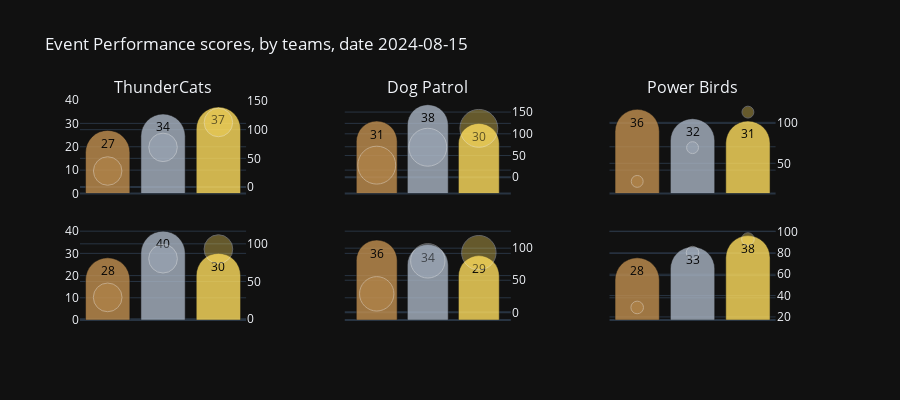

Notebook code cell kept with this figure:
### Code cell
score_figure(df_eventteams_scores, 'performance', scatter_opacity=0.5)

### Figure 1 — Plotly figure (JSON) as saved in the notebook; plotly's stock layout.template omitted (floating-point values rounded to 4 significant figures)
{"data": [{"customdata": [[38, "bronze"], [47, "silver"], [51, "gold"]], "hovertemplate": "<br><i>Total medals</i>: %{customdata[0]} %{customdata[1]}", "marker": {"color": ["rgb(194, 144, 80)", "rgb(169, 180, 195)", "rgb(255, 222, 94)", "rgb(0, 0, 0)"]}, "name": "<b>Event A</b>", "opacity": 0.8, "text": [27, 34, 37], "textangle": 0, "textfont": {"color": "black"}, "textposition": "inside", "type": "bar", "x": ["Bronze", "Silver", "Gold"], "xaxis": "x", "y": [27, 34, 37], "yaxis": "y"}, {"customdata": [[27, 73.91, 184, 209.6], [34, 73.91, 184, 209.6], [37, 73.91, 184, 209.6]], "hovertemplate": "<br><i>Medal distribution</i>: %{customdata[0]}%<br><i>Participation</i>: %{customdata[1]}%<br><i>Team players</i>: %{customdata[2]}<br><br><b>Team Score</b>: %{customdata[3]}", "marker": {"color": ["rgb(194, 144, 80)", "rgb(169, 180, 195)", "rgb(255, 222, 94)"], "line": {"color": "white"}, "size": [28.5, 28.5, 28.5]}, "mode": "markers", "name": "<b>Team metrics</b>", "opacity": 0.5, "type": "scatter", "x": ["Bronze", "Silver", "Gold"], "xaxis": "x", "y": [27.94, 69.12, 112.5], "yaxis": "y2"}, {"customdata": [[59, "bronze"], [73, "silver"], [58, "gold"]], "hovertemplate": "<br><i>Total medals</i>: %{customdata[0]} %{customdata[1]}", "marker": {"color": ["rgb(194, 144, 80)", "rgb(169, 180, 195)", "rgb(255, 222, 94)", "rgb(0, 0, 0)"]}, "name": "<b>Event A</b>", "opacity": 0.8, "text": [31, 38, 30], "textangle": 0, "textfont": {"color": "black"}, "textposition": "inside", "type": "bar", "x": ["Bronze", "Silver", "Gold"], "xaxis": "x2", "y": [31, 38, 30], "yaxis": "y3"}, {"customdata": [[31, 80.51, 236, 199.5], [38, 80.51, 236, 199.5], [30, 80.51, 236, 199.5]], "hovertemplate": "<br><i>Medal distribution</i>: %{customdata[0]}%<br><i>Participation</i>: %{customdata[1]}%<br><i>Team players</i>: %{customdata[2]}<br><br><b>Team Score</b>: %{customdata[3]}", "marker": {"color": ["rgb(194, 144, 80)", "rgb(169, 180, 195)", "rgb(255, 222, 94)"], "line": {"color": "white"}, "size": [37.9, 37.9, 37.9]}, "mode": "markers", "name": "<b>Team metrics</b>", "opacity": 0.5, "type": "scatter", "x": ["Bronze", "Silver", "Gold"], "xaxis": "x2", "y": [27.94, 69.12, 112.5], "yaxis": "y4"}, {"customdata": [[22, "bronze"], [20, "silver"], [19, "gold"]], "hovertemplate": "<br><i>Total medals</i>: %{customdata[0]} %{customdata[1]}", "marker": {"color": ["rgb(194, 144, 80)", "rgb(169, 180, 195)", "rgb(255, 222, 94)", "rgb(0, 0, 0)"]}, "name": "<b>Event A</b>", "opacity": 0.8, "text": [36, 32, 31], "textangle": 0, "textfont": {"color": "black"}, "textposition": "inside", "type": "bar", "x": ["Bronze", "Silver", "Gold"], "xaxis": "x3", "y": [36, 32, 31], "yaxis": "y5"}, {"customdata": [[36, 75.31, 81, 195.1], [32, 75.31, 81, 195.1], [31, 75.31, 81, 195.1]], "hovertemplate": "<br><i>Medal distribution</i>: %{customdata[0]}%<br><i>Participation</i>: %{customdata[1]}%<br><i>Team players</i>: %{customdata[2]}<br><br><b>Team Score</b>: %{customdata[3]}", "marker": {"color": ["rgb(194, 144, 80)", "rgb(169, 180, 195)", "rgb(255, 222, 94)"], "line": {"color": "white"}, "size": [11.9, 11.9, 11.9]}, "mode": "markers", "name": "<b>Team metrics</b>", "opacity": 0.5, "type": "scatter", "x": ["Bronze", "Silver", "Gold"], "xaxis": "x3", "y": [27.94, 69.12, 112.5], "yaxis": "y6"}, {"customdata": [[41, "bronze"], [57, "silver"], [44, "gold"]], "hovertemplate": "<br><i>Total medals</i>: %{customdata[0]} %{customdata[1]}", "marker": {"color": ["rgb(194, 144, 80)", "rgb(169, 180, 195)", "rgb(255, 222, 94)", "rgb(0, 0, 0)"]}, "name": "<b>Event B</b>", "opacity": 0.8, "text": [28, 40, 30], "textangle": 0, "textfont": {"color": "black"}, "textposition": "inside", "type": "bar", "x": ["Bronze", "Silver", "Gold"], "xaxis": "x4", "y": [28, 40, 30], "yaxis": "y7"}, {"customdata": [[28, 77.17, 184, 202.1], [40, 77.17, 184, 202.1], [30, 77.17, 184, 202.1]], "hovertemplate": "<br><i>Medal distribution</i>: %{customdata[0]}%<br><i>Participation</i>: %{customdata[1]}%<br><i>Team players</i>: %{customdata[2]}<br><br><b>Team Score</b>: %{customdata[3]}", "marker": {"color": ["rgb(194, 144, 80)", "rgb(169, 180, 195)", "rgb(255, 222, 94)"], "line": {"color": "white"}, "size": [28.7, 28.7, 28.7]}, "mode": "markers", "name": "<b>Team metrics</b>", "opacity": 0.5, "type": "scatter", "x": ["Bronze", "Silver", "Gold"], "xaxis": "x4", "y": [28.87, 80.28, 92.97], "yaxis": "y8"}, {"customdata": [[66, "bronze"], [61, "silver"], [52, "gold"]], "hovertemplate": "<br><i>Total medals</i>: %{customdata[0]} %{customdata[1]}", "marker": {"color": ["rgb(194, 144, 80)", "rgb(169, 180, 195)", "rgb(255, 222, 94)", "rgb(0, 0, 0)"]}, "name": "<b>Event B</b>", "opacity": 0.8, "text": [36, 34, 29], "textangle": 0, "textfont": {"color": "black"}, "textposition": "inside", "type": "bar", "x": ["Bronze", "Silver", "Gold"], "xaxis": "x5", "y": [36, 34, 29], "yaxis": "y9"}, {"customdata": [[36, 75.85, 236, 192.2], [34, 75.85, 236, 192.2], [29, 75.85, 236, 192.2]], "hovertemplate": "<br><i>Medal distribution</i>: %{customdata[0]}%<br><i>Participation</i>: %{customdata[1]}%<br><i>Team players</i>: %{customdata[2]}<br><br><b>Team Score</b>: %{customdata[3]}", "marker": {"color": ["rgb(194, 144, 80)", "rgb(169, 180, 195)", "rgb(255, 222, 94)"], "line": {"color": "white"}, "size": [34.4, 34.4, 34.4]}, "mode": "markers", "name": "<b>Team metrics</b>", "opacity": 0.5, "type": "scatter", "x": ["Bronze", "Silver", "Gold"], "xaxis": "x5", "y": [28.87, 80.28, 92.97], "yaxis": "y10"}, {"customdata": [[17, "bronze"], [20, "silver"], [23, "gold"]], "hovertemplate": "<br><i>Total medals</i>: %{customdata[0]} %{customdata[1]}", "marker": {"color": ["rgb(194, 144, 80)", "rgb(169, 180, 195)", "rgb(255, 222, 94)", "rgb(0, 0, 0)"]}, "name": "<b>Event B</b>", "opacity": 0.8, "text": [28, 33, 38], "textangle": 0, "textfont": {"color": "black"}, "textposition": "inside", "type": "bar", "x": ["Bronze", "Silver", "Gold"], "xaxis": "x6", "y": [28, 33, 38], "yaxis": "y11"}, {"customdata": [[28, 74.07, 81, 210.0], [33, 74.07, 81, 210.0], [38, 74.07, 81, 210.0]], "hovertemplate": "<br><i>Medal distribution</i>: %{customdata[0]}%<br><i>Participation</i>: %{customdata[1]}%<br><i>Team players</i>: %{customdata[2]}<br><br><b>Team Score</b>: %{customdata[3]}", "marker": {"color": ["rgb(194, 144, 80)", "rgb(169, 180, 195)", "rgb(255, 222, 94)"], "line": {"color": "white"}, "size": [12.6, 12.6, 12.6]}, "mode": "markers", "name": "<b>Team metrics</b>", "opacity": 0.5, "type": "scatter", "x": ["Bronze", "Silver", "Gold"], "xaxis": "x6", "y": [28.87, 80.28, 92.97], "yaxis": "y12"}], "layout": {"annotations": [{"font": {"size": 16}, "showarrow": false, "text": "ThunderCats", "x": 0.1122, "xanchor": "center", "xref": "paper", "y": 1, "yanchor": "bottom", "yref": "paper"}, {"font": {"size": 16}, "showarrow": false, "text": "Dog Patrol", "x": 0.47, "xanchor": "center", "xref": "paper", "y": 1, "yanchor": "bottom", "yref": "paper"}, {"font": {"size": 16}, "showarrow": false, "text": "Power Birds", "x": 0.8278, "xanchor": "center", "xref": "paper", "y": 1, "yanchor": "bottom", "yref": "paper"}], "barcornerradius": "50%", "barmode": "group", "height": 400, "hoverlabel": {"align": "right"}, "hovermode": "x unified", "showlegend": false, "title": {"text": "Event Performance scores, by teams, date 2024-08-15"}, "width": 900, "xaxis": {"anchor": "y", "autorange": true, "categoryarray": ["gold", "silver", "bronze"], "categoryorder": "array", "domain": [0, 0.2244], "matches": "x4", "range": [2.5, 5.5], "showspikes": false, "showticklabels": false, "type": "category"}, "xaxis2": {"anchor": "y3", "autorange": true, "categoryarray": ["gold", "silver", "bronze"], "categoryorder": "array", "domain": [0.3578, 0.5822], "matches": "x5", "range": [2.373, 5.627], "showspikes": false, "showticklabels": false, "type": "category"}, "xaxis3": {"anchor": "y5", "autorange": true, "categoryarray": ["gold", "silver", "bronze"], "categoryorder": "array", "domain": [0.7156, 0.94], "matches": "x6", "range": [2.5, 5.5], "showspikes": false, "showticklabels": false, "type": "category"}, "xaxis4": {"anchor": "y7", "autorange": true, "categoryarray": ["gold", "silver", "bronze"], "categoryorder": "array", "domain": [0, 0.2244], "range": [2.5, 5.5], "showspikes": false, "showticklabels": false, "type": "category"}, "xaxis5": {"anchor": "y9", "autorange": true, "categoryarray": ["gold", "silver", "bronze"], "categoryorder": "array", "domain": [0.3578, 0.5822], "range": [2.373, 5.627], "showspikes": false, "showticklabels": false, "type": "category"}, "xaxis6": {"anchor": "y11", "autorange": true, "categoryarray": ["gold", "silver", "bronze"], "categoryorder": "array", "domain": [0.7156, 0.94], "range": [2.5, 5.5], "showspikes": false, "showticklabels": false, "type": "category"}, "yaxis": {"anchor": "x", "autorange": true, "domain": [0.575, 1], "range": [0, 40], "type": "linear"}, "yaxis10": {"anchor": "x5", "autorange": true, "overlaying": "y9", "range": [-11.9, 133.7], "side": "right", "type": "linear"}, "yaxis11": {"anchor": "x6", "autorange": true, "domain": [0, 0.425], "matches": "y7", "range": [0, 42.11], "showticklabels": false, "type": "linear"}, "yaxis12": {"anchor": "x6", "autorange": true, "overlaying": "y11", "range": [17.11, 104.7], "side": "right", "type": "linear"}, "yaxis2": {"anchor": "x", "autorange": true, "overlaying": "y", "range": [-11.25, 151.7], "side": "right", "type": "linear"}, "yaxis3": {"anchor": "x2", "autorange": true, "domain": [0.575, 1], "matches": "y", "range": [0, 40], "showticklabels": false, "type": "linear"}, "yaxis4": {"anchor": "x2", "autorange": true, "overlaying": "y3", "range": [-37.28, 177.7], "side": "right", "type": "linear"}, "yaxis5": {"anchor": "x3", "autorange": true, "domain": [0.575, 1], "matches": "y", "range": [0, 40], "showticklabels": false, "type": "linear"}, "yaxis6": {"anchor": "x3", "autorange": true, "overlaying": "y5", "range": [13.15, 127.3], "side": "right", "type": "linear"}, "yaxis7": {"anchor": "x4", "autorange": true, "domain": [0, 0.425], "range": [0, 42.11], "type": "linear"}, "yaxis8": {"anchor": "x4", "autorange": true, "overlaying": "y7", "range": [-1.155, 123.0], "side": "right", "type": "linear"}, "yaxis9": {"anchor": "x5", "autorange": true, "domain": [0, 0.425], "matches": "y7", "range": [0, 42.11], "showticklabels": false, "type": "linear"}}}
